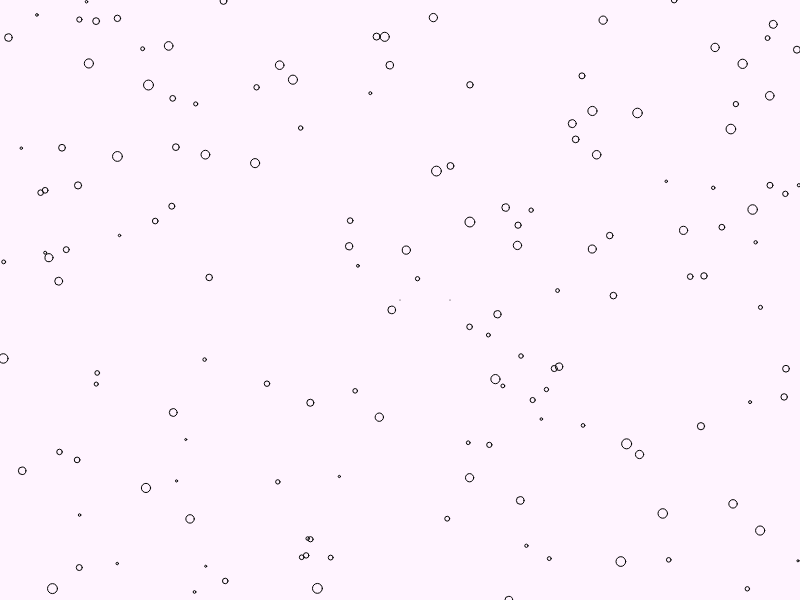
Frame 1 (no input)
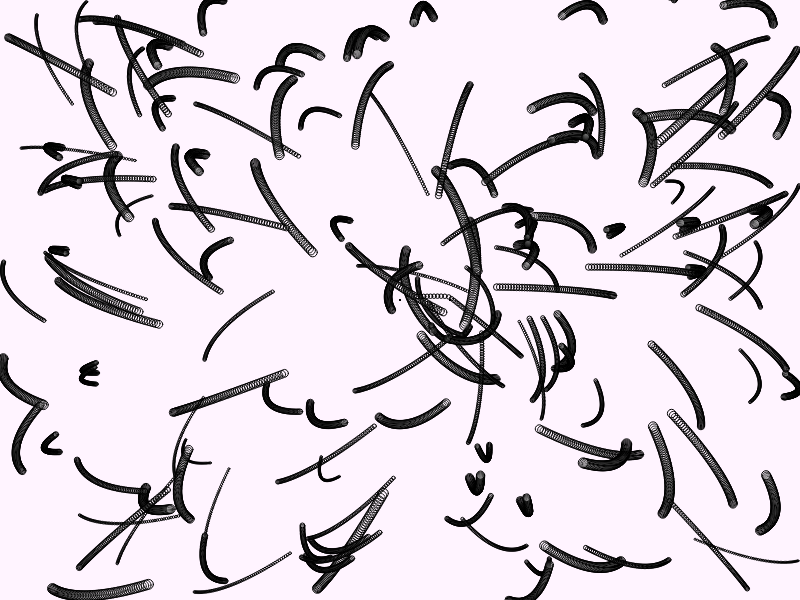
Frame 60 (no input)
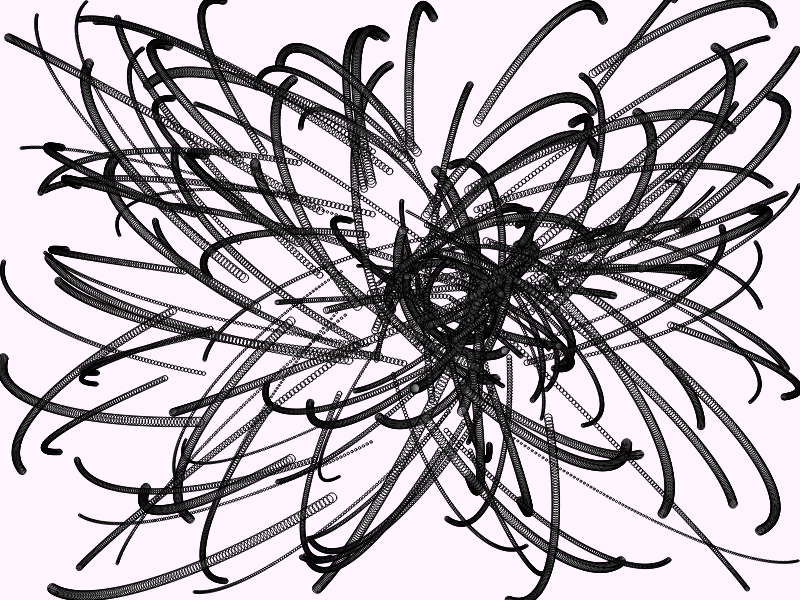
Frame 120 (the mouse pressed at the canvas centre since frame 60)

The p5.js sketch that drew these frames (run headless with seeded random() and noise() and a simulated clock; from frame 60 on, the mouse is pressed at the canvas centre):

// p5.js sketch
// ── sketch.js
var attractor;
var attractor2;
var particle;
var particles = [];


function setup() {
  createCanvas(displayWidth, displayHeight);
  attractor = createVector(displayWidth/2,displayHeight/2);
  attractor2 = createVector(50+(displayWidth/2),300);
  // change background to draw for no trail
  background(255,244,255);
  
  for(let i = 0; i < 150; i++){
    var x = random(0,displayWidth);
    var y = random(0,displayHeight);
    particles[i] = new Particle(x,y);
    
  }
}

function draw() {
  //background(155)
  //stroke(1);
  //strokeWeight(4);
  point(attractor.x, attractor.y);
  point(attractor2.x, attractor2.y);

  for(p of particles){
    p.attracted(attractor)
    p.attracted(attractor2)
    p.update()
    p.show()

  }
}
// ── particle.js
function Particle(x,y) {
  
  // give place in space
  this.pos = createVector(x,y);
  this.vel = p5.Vector.random2D()
  this.acc = createVector(0,0);
  this.mass = random(2,10);
  
  
  // basic physics engine
  // Euler
  this.update = function(){
    // add vel to postion
    this.pos.add(this.vel);
    // add acc to vel
    this.vel.add(this.acc);
    //this.acc.mult(0)
    
  
  }
  
  // show on screen
  this.show = function(){
    // draw me
    fill(255,255,255,20)
    stroke(0);
    strokeWeight(1);
    // update with current pos vector
    //point(this.pos.x, this.pos.y)
    ellipse(this.pos.x, this.pos.y, this.mass,this.mass)
  }
  
  
  // attraction force
  this.attracted = function(target){
    // target - this.pos
    var force = p5.Vector.sub(target, this.pos);
    // distance squared in gravity formula
    var dsquare = force.magSq();
    // constrain the force
    dsquare = constrain(dsquare,0,200);
    var G = 6.67408;
    // strength of gravity changes based on distance
    var strength = G / dsquare;
    // keeps direction of vector but sets length to given argument
    force.setMag(strength);
    this.acc = force
    
  }
}
// ── style.css
html, body {
  margin: 0;
  padding: 0;
}
canvas {
  display: block;
}

h1 {
  color: white;
}
